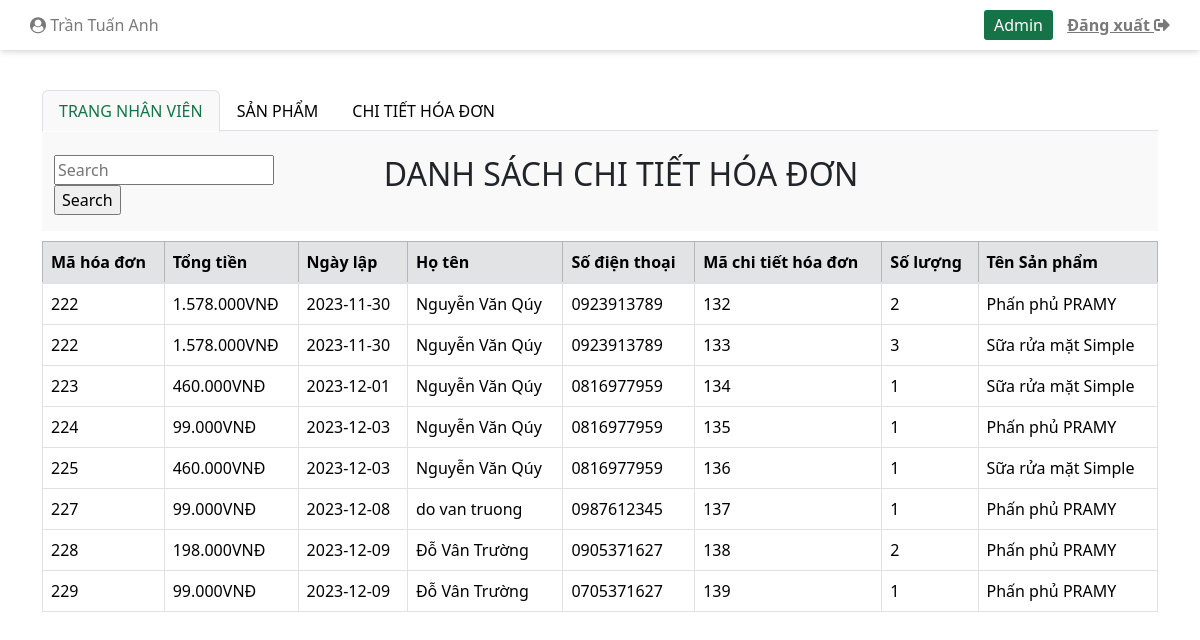
Screenshot of /indexNVBH.php?hoa-don (signed in) with the database file from the repository.
### tables this page shows
CREATE TABLE `nhanvien` (
  `MaNhanVien` int(11) NOT NULL,
  `HoTen` varchar(50) NOT NULL,
  `MatKhau` varchar(20) NOT NULL,
  `Email` varchar(50) NOT NULL,
  `SoDienThoai` varchar(15) NOT NULL,
  `DiaChi` varchar(200) NOT NULL,
  `LoaiNhanVien` int(11) NOT NULL,
  `trangThai` int(11) NOT NULL DEFAULT 1
);

CREATE TABLE `hoadon` (
  `MaHoaDon` int(11) NOT NULL,
  `TongTien` double NOT NULL,
  `NgayLap` date NOT NULL,
  `MaNhanVien` int(11) DEFAULT NULL,
  `MaKhachHang` int(11) DEFAULT NULL,
  `DiaChiGiaoHang` varchar(100) NOT NULL,
  `HoTen` varchar(100) NOT NULL,
  `SoDienThoai` varchar(11) NOT NULL,
  `Email` varchar(50) NOT NULL
);

CREATE TABLE `chitiethoadon` (
  `MaChiTietHoaDon` int(11) NOT NULL,
  `TongTien` double NOT NULL,
  `MaSanPham` int(11) NOT NULL,
  `MaHoaDon` int(11) NOT NULL,
  `SoLuong` int(11) NOT NULL
);

CREATE TABLE `sanpham` (
  `MaSanPham` int(11) NOT NULL,
  `TenSanPham` varchar(100) NOT NULL,
  `SoLuongTon` int(11) NOT NULL DEFAULT 1,
  `MoTa` varchar(100) DEFAULT NULL,
  `GiaBan` double NOT NULL,
  `GiaNhap` double NOT NULL,
  `ThuongHieu` varchar(100) DEFAULT NULL,
  `HinhAnh` varchar(50) NOT NULL,
  `HanSuDung` date DEFAULT NULL,
  `LoaiSanPham` int(11) NOT NULL,
  `NhaCungCap` int(11) NOT NULL,
  `trangThai` tinyint(4) NOT NULL DEFAULT 1
);

### model/mChiTietHoaDon_NVBH.php (called while the page is built, shortened)
<?php
    include_once("connect.php");
    class MCTHoaDon {
        function selectAllCTHoaDon() {
            $p = new ConnectDB();
            if ($p->connect_DB($conn)) {
                $str = "SELECT
                hd.MaHoaDon,
                hd.TongTien,
                hd.NgayLap,
                hd.HoTen,
                hd.SoDienThoai,
                cthd.MaChiTietHoaDon,
                cthd.SoLuong,
                sp.TenSanPham
            FROM
                hoadon hd
            JOIN
                chitiethoadon cthd ON hd.MaHoaDon = cthd.MaHoaDon
            JOIN
                sanpham sp ON cthd.MaSanPham = sp.MaSanPham;";
                $tbl = mysqli_query($conn,$str);
                return $tbl;
            } else {
                return false;
            }
        }
    }
?>

### model/connect.php (called while the page is built, shortened)
<?php
    class ConnectDB{
        function connect_DB(& $conn){
            $conn = mysqli_connect("localhost", "root", "", "mypham");
            if ($conn){
                mysqli_set_charset($conn, "utf8");
                return $conn;
            }else{
                return false;
            }
        }
    }
?>

### controller/cChiTietHoaDon_NVBH.php (called while the page is built, shortened)
<?php
    include_once("Model/mChiTietHoaDon_NVBH.php");
    class CCTHoaDon{
        function getAllCTHoaDon(){
            $p = new MCTHoaDon();
            $tbl = $p -> selectAllCTHoaDon();
            return $tbl;
        }
    }
?>

### view/vChiTietHoaDon_NVBH.php (the view, shortened to what this page needs)
<?php
    include_once("controller/cChiTietHoaDon_NVBH.php");
    class VCTHoaDon{
        function viewAllCTHoaDon(){
            $p = new CCTHoaDon();
            $tbl = $p -> getAllCTHoaDon();
            showCTHoaDon($tbl);
        }
    }
    function showCTHoaDon($tbl){
        if($tbl){
            if(mysqli_num_rows($tbl) >0){
                echo '
                <div id="hoa-don" class="container tab-pane active"><br>
                <div class="row timKiem-them">
                    <div class="timKiem input-group mb-3 col-md-5">
                        <form action="indexNVBH.php" method="get">
                                 <input type="text" name="txtSearchHD" size="18" placeholder = "Search" value = "';
                                 if(isset($_REQUEST["txtSearchHD"])) echo $_REQUEST["txtSearchHD"];
                                 echo '" >
                                 <input type="submit" name="btnSearchHD" class="btnCus" value="Search">
                        </form>
                    </div>
                    <div class="timKiem col-md-6">
                        <h2>DANH SÁCH CHI TIẾT HÓA ĐƠN</h2>
                    </div>
                </div>
                </div>
                ';
                echo "<table class='prod_tbl'> <tr>";
                    echo'
                    <table class="table table-bordered table-hover " id="myTable">
                    <thead class="table-secondary">
                        <tr class="ex">
                            <th width="auto">Mã hóa đơn</th>
                            <th>Tổng tiền</th>
                            <th>Ngày lập</th>
                            <th>Họ tên</th>
                            <th>Số điện thoại</th>
                            <th width="auto">Mã chi tiết hóa đơn</th>
                            <th>Số lượng</th>
                            <th width="auto">Tên Sản phẩm</th>
                        </tr>
                    </thead>
                    ';
                    while($row = mysqli_fetch_assoc($tbl)){
                            echo "<tr >";
                            echo "<td>".$row["MaHoaDon"]."</td>";
                            echo "<td>".number_format($row["TongTien"], 0,".", ".")."VNĐ</td>";
                            echo "<td>".$row["NgayLap"]."</td>";
                            echo "<td>".$row["HoTen"]."</td>";
                            echo "<td>".$row["SoDienThoai"]."</td>";
                            echo "<td>".$row["MaChiTietHoaDon"]."</td>";
                            echo "<td>".$row["SoLuong"]."</td>";
                            echo "<td>".$row["TenSanPham"]."</td>";
                            echo "</tr>";
                    }
                    echo "</table>";
        }else{
            echo"Không tìm thấy chi tiết hóa đơn!";
            echo header("refresh: 1; url='indexNVBH.php?hoa-don'");
        }
    }
    }
?>

### indexNVBH.php (shortened to what this page needs)
<?php
$conn = mysqli_connect("localhost","root","","mypham");
?>
<!DOCTYPE html>
<html lang="en">
<head>
    <link rel="stylesheet" href="https://maxcdn.bootstrapcdn.com/bootstrap/4.5.2/css/bootstrap.min.css">
    <link rel="stylesheet" href="./css/styleNVBH.css">
    <link rel="stylesheet" href="./css/styleAdmin.css">
    <link rel="stylesheet" href="https://use.fontawesome.com/releases/v5.8.2/css/all.css"
>
    <link href="https://cdn.jsdelivr.net/npm/bootstrap@5.3.2/dist/css/bootstrap.min.css" rel="stylesheet">
    <link rel="stylesheet" href="https://maxcdn.bootstrapcdn.com/font-awesome/4.7.0/css/font-awesome.min.css">
</head>
<body>
    <div class="container-fluid">
        <div class="row">
            <div class="col-md-12 header">
                <a class="navbar-brand" href="#"><i class="fa fa-user-circle" aria-hidden="true"></i>
                <?php
                    if (isset($_SESSION['MaNhanVien'])) {
                        $tenTaiKhoan = $_SESSION['MaNhanVien'];
                        $name = mysqli_query($conn, "SELECT * FROM `nhanvien` WHERE `MaNhanVien`= $tenTaiKhoan");
                        $kq = mysqli_fetch_array($name);
                        echo $kq["HoTen"];
                    }
                ?>
                </a>
                <form action="" method="post" id="formAdmin">
                    <button type="submit" name="adminButton" id="adminButton">Admin</button>
                    <a href="?action=logout" data-toggle="tooltip" data-placement="bottom" title="ĐĂNG XUẤT"><b>Đăng
                            xuất <i class="fas fa-sign-out-alt"></i></b></a>
                </form>
            </div>
        </div>
    </div>
    <div class="container mt-3 body">
        <br>
        <ul class="nav nav-tabs" role="tablist">
            <li class="nav-item">
                <a class="nav-link active" href="indexNVBH.php">TRANG NHÂN VIÊN</a>
            </li>
            <li class="nav-item">
                <a class="nav-link" href="indexNVBH.php?san-pham">SẢN PHẨM</a>
            </li>
            <li class="nav-item">
                <a class="nav-link" href="indexNVBH.php?hoa-don">CHI TIẾT HÓA ĐƠN</a>
            </li>
        </ul>
        <?php
        $c = new VProduct();
        if (isset($_REQUEST['san-pham'])) {
            $c->viewAllProducts();
        } elseif (isset($_REQUEST['hoa-don'])) {
            include_once('View/vChiTietHoaDon_NVBH.php');
            $c = new VCTHoaDon();
            $c->viewAllCTHoaDon();
        } elseif (isset($_REQUEST['btnSearchHD'])) {
            include_once('View/vChiTietHoaDon_NVBH.php');
            $c = new VCTHoaDon();
            $c->viewAllCTHoaDonBySearch($_REQUEST['txtSearchHD']);
        } elseif (isset($_REQUEST['btnSearchSP'])) {
            $c->viewAllProductBySearch($_REQUEST['txtSearchSP']);
        } else {
            include_once('View/vOverNv_NVBH.php');
        }
        ?>
    </div>
</body>
</html>

### css/styleNVBH.css (style rules this page uses)
.timKiem-them { margin-bottom: 10px; }
a { color: #000000 !important; }
.row > .header a { color: #797979 !important; height: 50px; line-height: 50px; }
.row > .header { box-shadow: rgba(0, 0, 0, 0.1) 0px 4px 6px -1px, rgba(0, 0, 0, 0.06) 0px 2px 4px -1px; display: flex; flex-wrap: nowrap; justify-content: space-between; padding: 0 30px; }
.nav-link.active { font-weight: 500 !important; color: #157347 !important; background-color: #f9f9f9 !important; }
.container.tab-pane.active { background-color: #f9f9f9 !important; }
body { height: 100%; margin: 0; display: flex; flex-direction: column; background-color: #9ecb9e; }
a { text-decoration: none; }

### css/styleAdmin.css (style rules this page uses)
.timKiem-them { margin-bottom: 10px; }
.timKiem { display: flex; flex-wrap: nowrap; justify-content: center; }
.input-group.mb-3.col-md-5 { width: 300px; }
a { color: #000000 !important; }
.row > .header a { color: #797979 !important; height: 50px; line-height: 50px; }
.row > .header { box-shadow: rgba(0, 0, 0, 0.1) 0px 4px 6px -1px, rgba(0, 0, 0, 0.06) 0px 2px 4px -1px; display: flex; flex-wrap: nowrap; justify-content: space-between; padding: 0 30px; }
.container.tab-pane.active { background-color: #f9f9f9 !important; }
.nav-tabs .nav-item.show .nav-link, .nav-tabs .nav-link.active { border-color: var(--bs-nav-tabs-link-active-border-color); background-color: #F9F9F9 !important; color: #157347 !important; font-weight: 600; }
#adminButton { border: none; border-radius: 3px; padding: 3px 10px; color: #fff; background-color: #157347; margin-right: 10px; }
a { text-decoration: none; }

### rows the page displays
nhanvien: HoTen "Trần Tuấn Anh"
hoadon: MaHoaDon "222", TongTien "1.578.000", NgayLap "2023-11-30", HoTen "Nguyễn Văn Qúy", SoDienThoai "0923913789", chitiethoadon.MaChiTietHoaDon "132", chitiethoadon.SoLuong "2", sanpham.TenSanPham "Phấn phủ PRAMY", chitiethoadon.MaChiTietHoaDon "133", chitiethoadon.SoLuong "3", sanpham.TenSanPham "Sữa rửa mặt Simple"
hoadon: MaHoaDon "223", TongTien "460.000", NgayLap "2023-12-01", HoTen "Nguyễn Văn Qúy", SoDienThoai "0816977959", chitiethoadon.MaChiTietHoaDon "134", chitiethoadon.SoLuong "1", sanpham.TenSanPham "Sữa rửa mặt Simple"
hoadon: MaHoaDon "224", TongTien "99.000", NgayLap "2023-12-03", HoTen "Nguyễn Văn Qúy", SoDienThoai "0816977959", chitiethoadon.MaChiTietHoaDon "135", chitiethoadon.SoLuong "1", sanpham.TenSanPham "Phấn phủ PRAMY"
hoadon: MaHoaDon "225", TongTien "460.000", NgayLap "2023-12-03", HoTen "Nguyễn Văn Qúy", SoDienThoai "0816977959", chitiethoadon.MaChiTietHoaDon "136", chitiethoadon.SoLuong "1", sanpham.TenSanPham "Sữa rửa mặt Simple"
hoadon: MaHoaDon "227", TongTien "99.000", NgayLap "2023-12-08", HoTen "do van truong", SoDienThoai "0987612345", chitiethoadon.MaChiTietHoaDon "137", chitiethoadon.SoLuong "1", sanpham.TenSanPham "Phấn phủ PRAMY"
hoadon: MaHoaDon "228", TongTien "198.000", NgayLap "2023-12-09", HoTen "Đỗ Vân Trường", SoDienThoai "0905371627", chitiethoadon.MaChiTietHoaDon "138", chitiethoadon.SoLuong "2", sanpham.TenSanPham "Phấn phủ PRAMY"
hoadon: MaHoaDon "229", TongTien "99.000", NgayLap "2023-12-09", HoTen "Đỗ Vân Trường", SoDienThoai "0705371627", chitiethoadon.MaChiTietHoaDon "139", chitiethoadon.SoLuong "1", sanpham.TenSanPham "Phấn phủ PRAMY"
